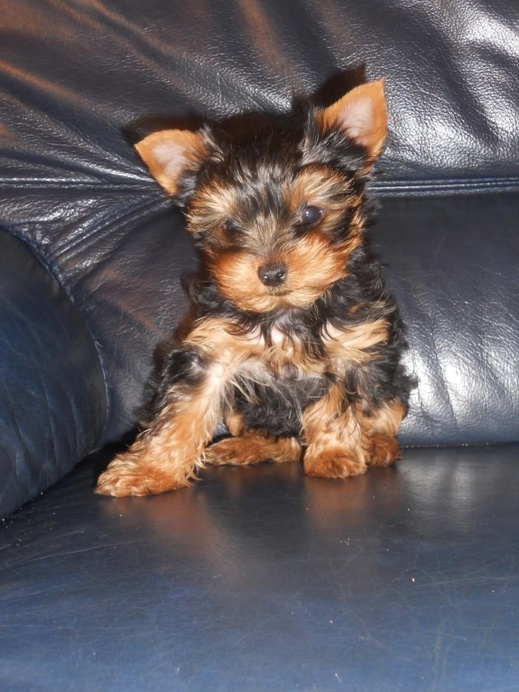
#> input picture Image/Harry_bebe.jpeg, 519 x 692 px, shrunk from 1079 x 1440 before the run; its folder holds 2 pictures in this run
$ python main_section6.py
#> lines starting #> are read from the running program, lines starting #| are printed output that depends on the picture; after the words box and inside, x2 and y2 are one past the last pixel; in counts of white or black regions, pixels touching at a corner belong together
"""
====================================================
 Section 6 — Script complet (pipeline complet)
====================================================
Ce script exécute toutes les étapes de la section 6
dans l'ordre : lecture → gris → resize → histogramme → seuillage

La figure est sauvegardée dans outputs/main_section6.png
(matplotlib.use("Agg") évite les problèmes d'affichage en SSH / serveur)
"""

import os
import cv2
import matplotlib
matplotlib.use("Agg")   # Pas d'affichage graphique → sauvegarde fichier
import matplotlib.pyplot as plt
import numpy as np

# ── Chemins dynamiques (fonctionne peu importe le répertoire de lancement) ──
BASE_DIR    = os.path.dirname(os.path.dirname(os.path.abspath(__file__)))
IMAGE_PATH  = os.path.join(BASE_DIR, "Image", "Harry_bebe.jpeg")
OUTPUT_DIR  = os.path.join(BASE_DIR, "outputs")
OUTPUT_PATH = os.path.join(OUTPUT_DIR, "main_section6.png")

# Créer le dossier outputs/ s'il n'existe pas
os.makedirs(OUTPUT_DIR, exist_ok=True)


# ───────────────────────────────────────────────────────────────────────────
# 1. Lecture
# ───────────────────────────────────────────────────────────────────────────
img = cv2.imread(IMAGE_PATH)
#> img is the input picture: shape (692, 519, 3); mean B, G, R 94.2, 91.4, 98.5
if img is None:
    raise FileNotFoundError(f"Image introuvable : {IMAGE_PATH}")

print(f"[1] Image chargée  — forme : {img.shape}, dtype : {img.dtype}")
#| [1] Image chargée  — forme : (692, 519, 3), dtype : uint8

# ───────────────────────────────────────────────────────────────────────────
# 2. Niveaux de gris
# ───────────────────────────────────────────────────────────────────────────
gris = cv2.cvtColor(img, cv2.COLOR_BGR2GRAY)
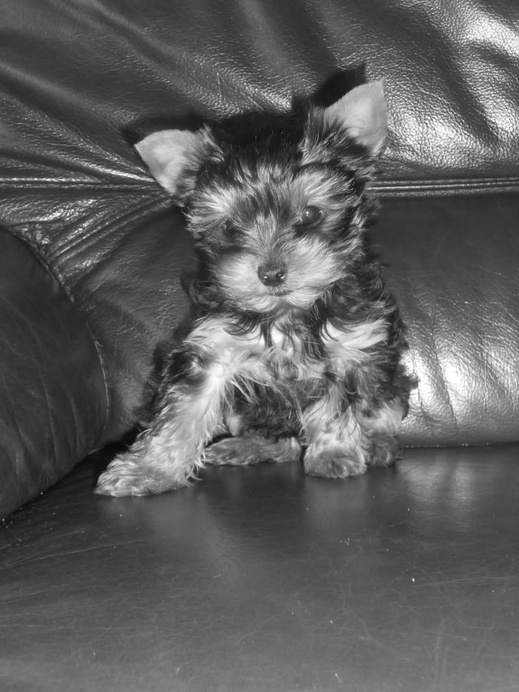
#> gris: shape (692, 519); min 5, max 255, mean 93.9
print(f"[2] Niveaux de gris — forme : {gris.shape}")
#| [2] Niveaux de gris — forme : (692, 519)

# ───────────────────────────────────────────────────────────────────────────
# 3. Redimensionnement
# ───────────────────────────────────────────────────────────────────────────
img_resize = cv2.resize(img, (300, 300))
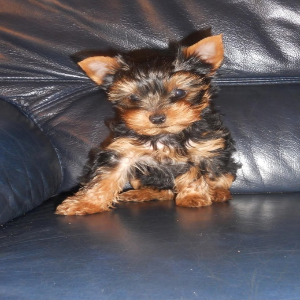
#> img_resize: shape (300, 300, 3); mean B, G, R 94.1, 91.3, 98.3
print(f"[3] Redimensionné   — forme : {img_resize.shape}")
#| [3] Redimensionné   — forme : (300, 300, 3)

# ───────────────────────────────────────────────────────────────────────────
# 4. Histogramme niveaux de gris + courbes R, G, B
# ───────────────────────────────────────────────────────────────────────────
hist = cv2.calcHist([gris], [0], None, [256], [0, 256])
#> hist = 256 values, max 4767 at index 58, min 0 at index 0, mean 1402.9

# OpenCV stocke en BGR → index 2=R, 1=G, 0=B
canaux_rgb = [
    {"nom": "Rouge (R)", "index": 2, "color": "red",   "fill": "#ffaaaa"},
    {"nom": "Vert  (G)", "index": 1, "color": "green", "fill": "#aaffaa"},
    {"nom": "Bleu  (B)", "index": 0, "color": "blue",  "fill": "#aaaaff"},
]

# ───────────────────────────────────────────────────────────────────────────
# 5. Seuillage (Otsu)
# ───────────────────────────────────────────────────────────────────────────
seuil_otsu, thresh = cv2.threshold(gris, 0, 255, cv2.THRESH_BINARY + cv2.THRESH_OTSU)
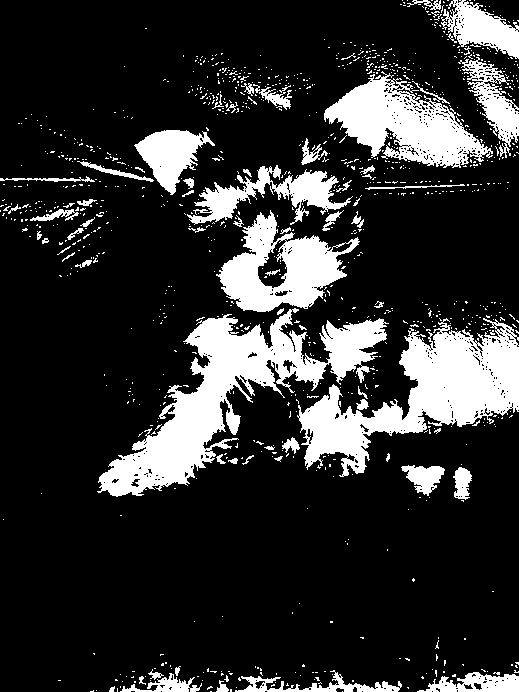
#> thresh: shape (692, 519); 18.5% white; 1071 white regions (1000 under 20 px)
#> seuil_otsu = 122
print(f"[5] Seuil Otsu       : {seuil_otsu:.1f}")
#| [5] Seuil Otsu       : 122.0

# ───────────────────────────────────────────────────────────────────────────
# Affichage récapitulatif
# ───────────────────────────────────────────────────────────────────────────
fig = plt.figure(figsize=(16, 10))
fig.suptitle("Pipeline complet — Section 6 OpenCV", fontsize=15, fontweight="bold")

ax1 = fig.add_subplot(2, 3, 1)
ax1.imshow(cv2.cvtColor(img, cv2.COLOR_BGR2RGB))
ax1.set_title("1. Image originale")
ax1.axis("off")

ax2 = fig.add_subplot(2, 3, 2)
ax2.imshow(gris, cmap="gray")
ax2.set_title("2. Niveaux de gris")
ax2.axis("off")

ax3 = fig.add_subplot(2, 3, 3)
ax3.imshow(cv2.cvtColor(img_resize, cv2.COLOR_BGR2RGB))
ax3.set_title("3. Redimensionné (300×300)")
ax3.axis("off")

ax4 = fig.add_subplot(2, 3, 4)
x = np.arange(256)

# Courbe niveaux de gris (fond gris)
ax4.plot(x, hist.flatten(), color="black", linewidth=1.2, alpha=0.5, label="Gris")
ax4.fill_between(x, hist.flatten(), alpha=0.15, color="gray")

# Courbes R, G, B
for c in canaux_rgb:
    h = cv2.calcHist([img], [c["index"]], None, [256], [0, 256]).flatten()
    ax4.plot(x, h, color=c["color"], linewidth=1.8, label=c["nom"], alpha=0.9)
    ax4.fill_between(x, h, color=c["fill"], alpha=0.20)

# Ligne verticale Otsu
ax4.axvline(seuil_otsu, color="red", linestyle="--", linewidth=1.4, label=f"Otsu={seuil_otsu:.0f}")

ax4.set_title("4. Histogramme R – G – B")
ax4.set_xlabel("Intensité (0–255)")
ax4.set_ylabel("Pixels")
ax4.set_xlim([0, 255])
ax4.legend(fontsize=7)
ax4.grid(True, alpha=0.3)

ax5 = fig.add_subplot(2, 3, 5)
ax5.imshow(thresh, cmap="gray")
ax5.set_title(f"5. Seuillage Otsu ({seuil_otsu:.0f})")
ax5.axis("off")

# ── Contours + boîte englobante autour de l'animal (GrabCut) ────────────────
# GrabCut est conçu pour extraire le sujet du fond.
# On lui donne un rectangle légèrement en retrait des bords → il segmente automatiquement

h_img, w_img = img.shape[:2]
#> h_img = 692; w_img = 519
margin_x = int(w_img * 0.04)
#> margin_x = 20
margin_y = int(h_img * 0.04)
#> margin_y = 27

# Rectangle initial = zone probable de l'avant-plan (x, y, largeur, hauteur)
rect_gc = (margin_x, margin_y, w_img - 2 * margin_x, h_img - 2 * margin_y)
#> rect_gc = (20, 27, 479, 638)

mask_gc   = np.zeros((h_img, w_img), np.uint8)
bgd_model = np.zeros((1, 65), np.float64)
fgd_model = np.zeros((1, 65), np.float64)

# 5 itérations GrabCut
cv2.grabCut(img, mask_gc, rect_gc, bgd_model, fgd_model, 5, cv2.GC_INIT_WITH_RECT)

# Masque binaire : 0/2 = fond, 1/3 = avant-plan
masque_fg = np.where((mask_gc == 2) | (mask_gc == 0), 0, 255).astype(np.uint8)

# Trouver les contours sur le masque GrabCut
contours_gc, _ = cv2.findContours(masque_fg, cv2.RETR_EXTERNAL, cv2.CHAIN_APPROX_SIMPLE)
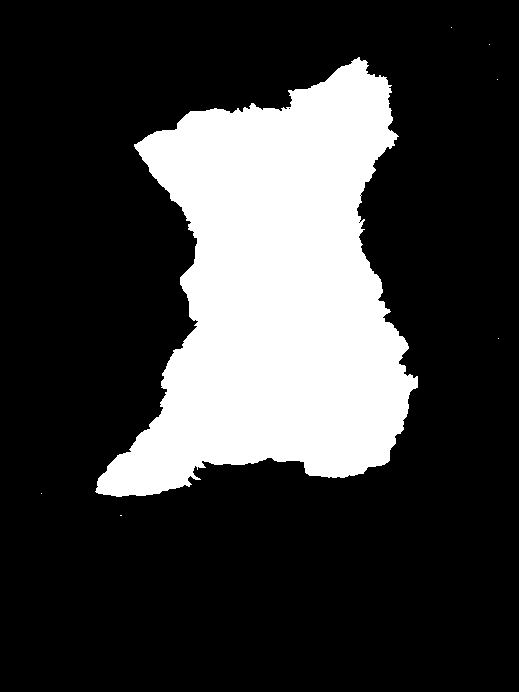
#> masque_fg: shape (692, 519); 23.3% white; 7 white regions (6 under 20 px)
contours_significatifs = sorted(contours_gc, key=cv2.contourArea, reverse=True)[:5]

img_boites = img.copy()
if contours_significatifs:
    # Boîte englobante globale sur les 5 plus grandes régions
    x_min = min(cv2.boundingRect(c)[0] for c in contours_significatifs)
#> x_min = 41
    y_min = min(cv2.boundingRect(c)[1] for c in contours_significatifs)
#> y_min = 57
    x_max = max(cv2.boundingRect(c)[0] + cv2.boundingRect(c)[2] for c in contours_significatifs)
#> x_max = 499
    y_max = max(cv2.boundingRect(c)[1] + cv2.boundingRect(c)[3] for c in contours_significatifs)
#> y_max = 516

    cv2.rectangle(img_boites, (x_min, y_min), (x_max, y_max), (0, 255, 0), 4)
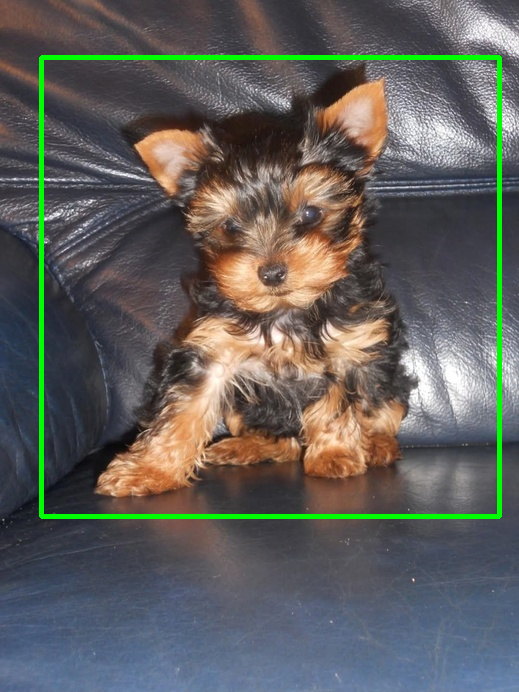
#> img_boites: shape (692, 519, 3); 2.55% of pixels changed, all inside (x1, y1, x2, y2) = (39, 55, 502, 519)
    print(f"[6] Boîte englobante (GrabCut) : x={x_min}, y={y_min}, w={x_max-x_min}, h={y_max-y_min}")
#| [6] Boîte englobante (GrabCut) : x=41, y=57, w=458, h=459

ax6 = fig.add_subplot(2, 3, 6)
ax6.imshow(cv2.cvtColor(img_boites, cv2.COLOR_BGR2RGB))
ax6.set_title(f"6. Boîte englobante\n({len(contours_significatifs)} régions fusionnées)")
ax6.axis("off")

plt.tight_layout()

# ── Sauvegarde ───────────────────────────────────────────────────────────────
plt.savefig(OUTPUT_PATH, dpi=130)
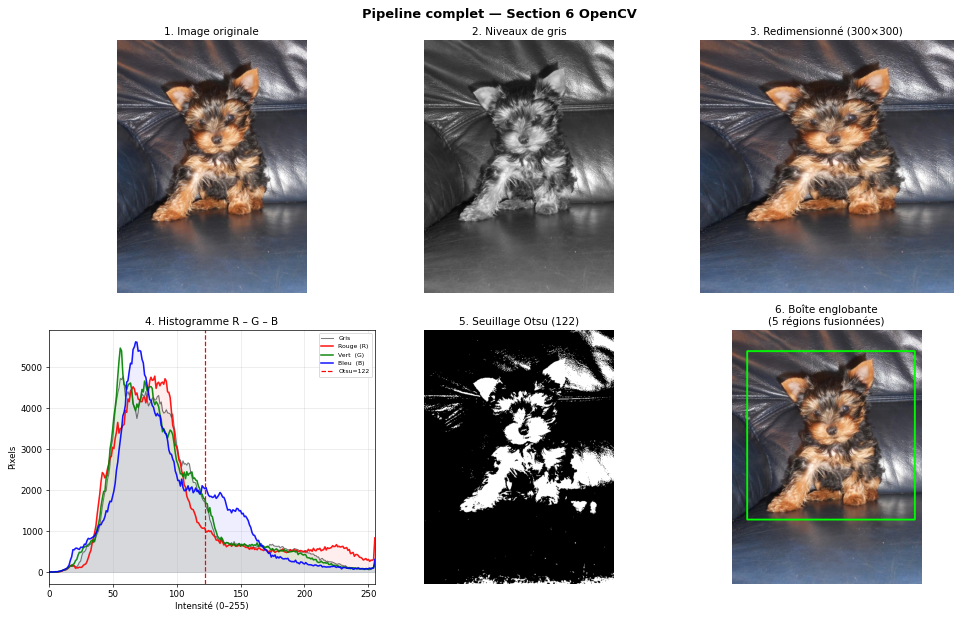
#> figure drawn by matplotlib, 6 panels; panel 4: curve peaks at x = 58, y = 4767; panel 4: curve peaks at x = 83, y = 4783; panel 4: curve peaks at x = 56, y = 5467
plt.close()
print(f"\n✅ Figure sauvegardée : {OUTPUT_PATH}")
